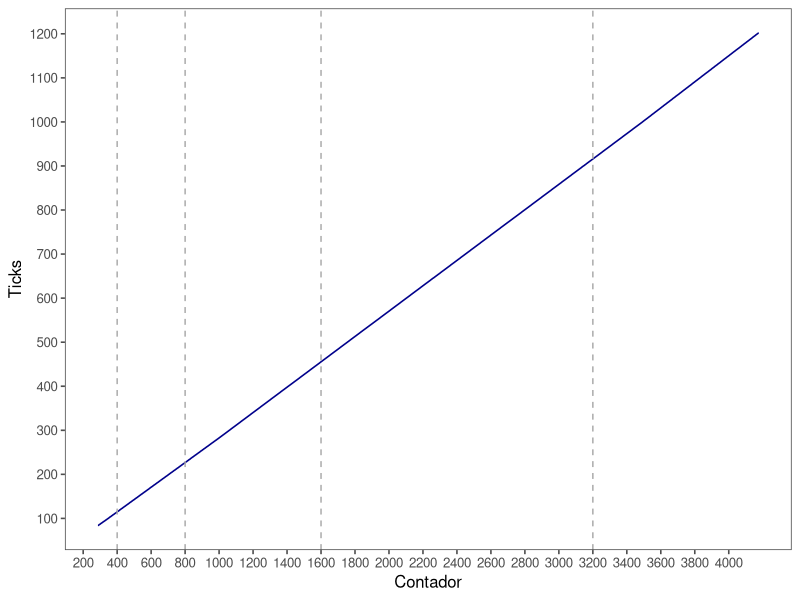

Generate this figure with R:
library(dplyr)
library(tidyr)
library(ggplot2)
library(ggthemes)
setwd("~/MEGA/KilobotsNestSelection/8_BeesNestSelectionModel/TimeInLoops/BeaconCode/Loops_vs_Ticks/")


df <- read.csv("loops_vs_ticks.csv", sep = ":")


colnames(df) <- c("parameter", "value")

df <- df %>% filter(parameter=="Contador" | parameter == "Ticks") %>% group_by(parameter) %>% mutate(ID = row_number())


df <- df %>% spread(parameter, value)


df %>% ggplot() + 
  geom_line(aes(x = Contador, y = Ticks), color = "darkblue")  + 
  geom_vline(xintercept = c(400, 800, 1600, 3200), linetype = "dashed", color = "darkgrey")+
  scale_x_continuous(breaks = seq(200, 4000, 200))+
  scale_y_continuous(breaks = seq(100, 1300, 100)) +
  theme_few()

lm(Contador~Ticks, df)



#iteración = 0.2878*ticks
# 1 tick = 3.474635*iteración


#for 400 iterations i have 115 ticks 